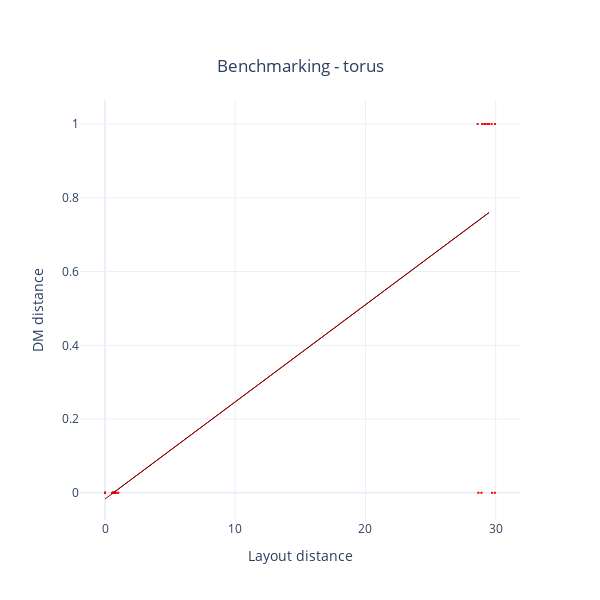

Notebook source saved alongside this figure:
### Code cell
fig = pgo.Figure()

for i in layout_trace:
    fig.add_trace(i)


# regression line LAYOUT
fig.add_trace(pgo.Scatter(name='line of best fit - layout', x=X_layout, y=df_layout['bestfit'], 
                          mode='lines',
                          line=dict(
                             color='darkred',
                             width=1.0
            ),))
    
    
fig.update_layout(
            title={
                'text': "Benchmarking - "+organism,
                'y':0.9,
                'x':0.5,
                'xanchor': 'center',
                'yanchor': 'top'},
                  template='plotly_white', showlegend=False, width=600, height = 600,
                  xaxis_title = "Layout distance",
                  yaxis_title = "DM distance"
                )    

py.iplot(fig)

plotly.offline.plot(fig, filename = 'output_plots/2Dtoynetwork_CorrDiagramLAYOUT_'+feature+'_'+organism+'.html', auto_open=False)

### Figure 1 — Plotly figure (JSON) as saved in the notebook; plotly's stock layout.template omitted (floating-point values rounded to 4 significant figures)
{"data": [{"marker": {"color": "red", "size": 2}, "mode": "markers", "name": "adj", "type": "scatter", "x": [0, 29.48, 28.95, 0.8972, 0.5846, 28.91, 29.48, 0.6834], "y": [0, 1, 1, 0, 0, 0, 1, 0]}, {"marker": {"color": "red", "size": 2}, "mode": "markers", "name": "adj", "type": "scatter", "x": [29.48, 0, 1.022, 29.69, 29.93, 0.6321, 0.733, 29.18], "y": [1, 0, 0, 1, 0, 0, 0, 1]}, {"marker": {"color": "red", "size": 2}, "mode": "markers", "name": "adj", "type": "scatter", "x": [28.95, 1.022, 0, 29.19, 29.41, 0.605, 0.552, 28.67], "y": [1, 0, 0, 1, 1, 0, 0, 0]}, {"marker": {"color": "red", "size": 2}, "mode": "markers", "name": "adj", "type": "scatter", "x": [0.8972, 29.69, 29.19, 0, 0.5606, 29.12, 29.71, 0.5693], "y": [0, 1, 1, 0, 0, 1, 0, 0]}, {"marker": {"color": "red", "size": 2}, "mode": "markers", "name": "adj", "type": "scatter", "x": [0.5846, 29.93, 29.41, 0.5606, 0, 29.36, 29.94, 0.7918], "y": [0, 0, 1, 0, 0, 1, 1, 0]}, {"marker": {"color": "red", "size": 2}, "mode": "markers", "name": "adj", "type": "scatter", "x": [28.91, 0.6321, 0.605, 29.12, 29.36, 0, 0.7386, 28.61], "y": [0, 0, 0, 1, 1, 0, 0, 1]}, {"marker": {"color": "red", "size": 2}, "mode": "markers", "name": "adj", "type": "scatter", "x": [29.48, 0.733, 0.552, 29.71, 29.94, 0.7386, 0, 29.2], "y": [1, 0, 0, 0, 1, 0, 0, 1]}, {"marker": {"color": "red", "size": 2}, "mode": "markers", "name": "adj", "type": "scatter", "x": [0.6834, 29.18, 28.67, 0.5693, 0.7918, 28.61, 29.2, 0], "y": [0, 1, 0, 0, 0, 1, 1, 0]}, {"line": {"color": "darkred", "width": 1}, "mode": "lines", "name": "line of best fit - layout", "type": "scatter", "x": [0, 29.48, 28.95, 0.8972, 0.5846, 28.91, 29.48, 0.6834], "y": [-0.0167, 0.7596, 0.7458, 0.006928, -0.001305, 0.7445, 0.7598, 0.001296]}], "layout": {"height": 600, "showlegend": false, "title": {"text": "Benchmarking - torus", "x": 0.5, "xanchor": "center", "y": 0.9, "yanchor": "top"}, "width": 600, "xaxis": {"autorange": true, "range": [-1.919, 31.86], "title": {"text": "Layout distance"}, "type": "linear"}, "yaxis": {"autorange": true, "range": [-0.07364, 1.065], "title": {"text": "DM distance"}, "type": "linear"}}}
